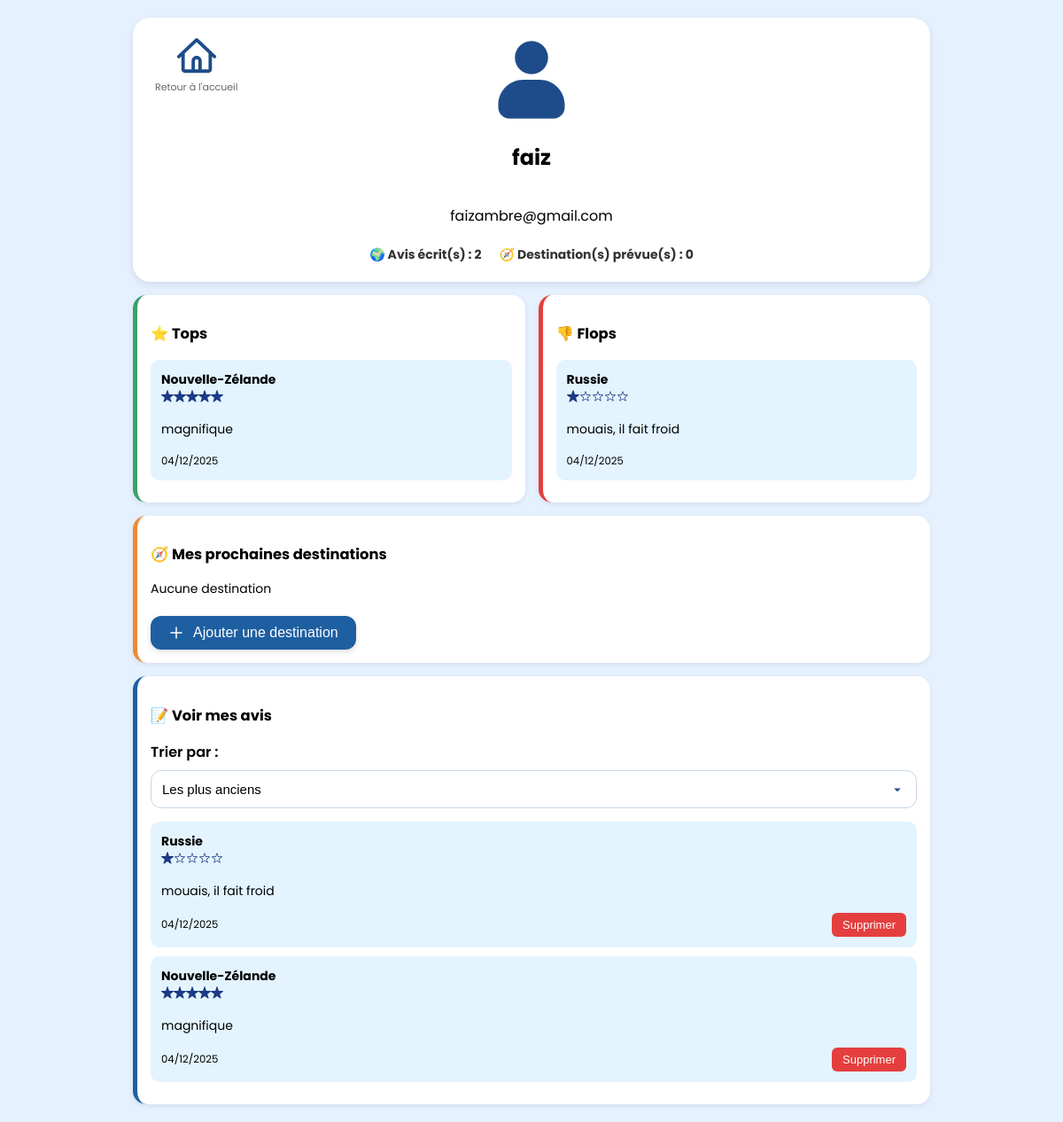
The app's page /profil.php (signed in) with its own data.
### tables this page shows
CREATE TABLE `utilisateur` (
  `id_utilisateur` int(11) NOT NULL,
  `email` varchar(255) NOT NULL,
  `mot_de_passe` varchar(255) NOT NULL,
  `nom` varchar(255) DEFAULT NULL
);

CREATE TABLE `avis` (
  `id_avis` int(11) NOT NULL,
  `id_utilisateur` int(11) NOT NULL,
  `code_pays` varchar(3) NOT NULL,
  `commentaire` text NOT NULL,
  `note` int(11) DEFAULT NULL,
  `date_avis` datetime DEFAULT CURRENT_TIMESTAMP
);

CREATE TABLE `pays` (
  `id_pays` int(11) NOT NULL,
  `nom_pays` varchar(100) DEFAULT NULL,
  `continent` varchar(50) DEFAULT NULL,
  `code_iso` varchar(10) DEFAULT NULL,
  `description` text,
  `rang_bonheur` int(11) DEFAULT NULL
);

### profil.php (the view, shortened to what this page needs)
<?php
try {
    $pdo = new PDO(
        "mysql:host=localhost;dbname=happytrip;charset=utf8mb4",
        "root", "root",
        [PDO::ATTR_ERRMODE => PDO::ERRMODE_EXCEPTION, PDO::ATTR_DEFAULT_FETCH_MODE => PDO::FETCH_ASSOC]
    );
    $pdo->exec("SET NAMES utf8mb4");
} catch (PDOException $e) {
    die("Erreur de connexion : " . $e->getMessage());
}
function afficherEtoiles($note) {
    $html = "";
    for ($i = 1; $i <= 5; $i++) {
        $html .= '<img src="images/' . ($i <= $note ? "etoile_remplie" : "etoile_vide") . '.svg" class="etoile">';
    }
    return $html;
}
$user = $pdo->prepare("SELECT id_utilisateur, nom, email FROM utilisateur WHERE id_utilisateur = ?");
$user->execute([$_SESSION['id_utilisateur']]);
$user = $user->fetch();
$tops = $pdo->prepare("SELECT p.nom_pays, a.commentaire, a.note, a.date_avis
    FROM avis a
    JOIN pays p ON p.code_iso = a.code_pays
    WHERE a.id_utilisateur = ? AND a.note >= 4
    ORDER BY a.note DESC, a.date_avis DESC LIMIT 3");
$tops->execute([$_SESSION['id_utilisateur']]);
$tops = $tops->fetchAll();
$flops = $pdo->prepare("SELECT p.nom_pays, a.commentaire, a.note, a.date_avis
    FROM avis a
    JOIN pays p ON p.code_iso = a.code_pays
    WHERE a.id_utilisateur = ? AND a.note <= 2
    ORDER BY a.note ASC, a.date_avis DESC LIMIT 3");
$flops->execute([$_SESSION['id_utilisateur']]);
$flops = $flops->fetchAll();
$destinations = $pdo->prepare("
    SELECT d.*, p.nom_pays
    FROM destinations d
    JOIN pays p ON p.code_iso = d.code_pays
    WHERE d.id_utilisateur = ?
    ORDER BY d.date_creation DESC
");
$destinations->execute([$_SESSION['id_utilisateur']]);
$destinations = $destinations->fetchAll();
$nbDestinations = count($destinations);
$nbPaysVisit = $pdo->prepare("SELECT COUNT(DISTINCT code_pays) FROM avis WHERE id_utilisateur = ?");
$nbPaysVisit->execute([$_SESSION['id_utilisateur']]);
$nbPaysVisit = $nbPaysVisit->fetchColumn();
$allAvis = $pdo->prepare("
    SELECT p.nom_pays, a.code_pays, a.commentaire, a.note, a.date_avis
    FROM avis a
    JOIN pays p ON p.code_iso = a.code_pays
    WHERE a.id_utilisateur = ?
    ORDER BY a.date_avis DESC
");
$allAvis->execute([$_SESSION['id_utilisateur']]);
$allAvis = $allAvis->fetchAll();
?>
<!DOCTYPE html>
<html lang="fr">
<head>
</head>
<body>
<div class="container">
<div class="profile-header">
    <a href="index1.php" class="home-inside">
        <img src="images/home.svg" alt="Accueil">
        <span class="home-text">Retour à l'accueil</span>
    </a>
    <div class="avatar"></div>
    <h2><?= htmlspecialchars($user['nom']) ?></h2>
    <p><?= htmlspecialchars($user['email']) ?></p>
    <div class="stats">
        <span><strong>🌍 Avis écrit(s) : <?= $nbPaysVisit ?></strong></span>
        <span><strong>🧭 Destination(s) prévue(s) : <?= $nbDestinations ?></strong></span>
    </div>
</div>
<div class="sections">
<div class="section section-green">
    <h3>⭐ Tops</h3>
    <?php if(!$tops): ?><p>Aucun avis</p>
    <?php else: foreach($tops as $t): ?>
        <div class="avis-item">
            <strong><?= $t['nom_pays'] ?></strong><br>
            <?= afficherEtoiles($t['note']) ?>
            <p><?= nl2br(htmlspecialchars($t['commentaire'])) ?></p>
            <small><?= date("d/m/Y", strtotime($t['date_avis'])) ?></small>
        </div>
    <?php endforeach; endif; ?>
</div>
<div class="section section-red">
    <h3>👎 Flops</h3>
    <?php if(!$flops): ?><p>Aucun avis</p>
    <?php else: foreach($flops as $f): ?>
        <div class="avis-item">
            <strong><?= $f['nom_pays'] ?></strong><br>
            <?= afficherEtoiles($f['note']) ?>
            <p><?= nl2br(htmlspecialchars($f['commentaire'])) ?></p>
            <small><?= date("d/m/Y", strtotime($f['date_avis'])) ?></small>
        </div>
    <?php endforeach; endif; ?>
</div>
<div class="section section-orange" style="grid-column:span 2;">
    <h3>🧭 Mes prochaines destinations</h3>
    <?php if(!$destinations): ?>
        <p>Aucune destination</p>
    <?php else: foreach($destinations as $d): ?>
        <div class="dest-card">
            <strong style="font-size: 20px;"><?= $d['nom_pays'] ?></strong>
            <?php if($d['villes']): ?>
                <div class="dest-row">
                    <span class="emoji">🌆 </span>
                    <span><strong>Villes/Lieux:</strong>
                        <?= htmlspecialchars($d['villes']) ?></span>
                </div>
                <?php endif; ?>
            <?php
            if (!empty($d['date_depart']) && !empty($d['date_retour'])): ?>
                <div class="dest-row">
                    <span class="emoji">📅</span>
                    <span><strong>Dates :</strong>
                        Du <?= date("d/m/Y", strtotime($d['date_depart'])) ?>
                        au <?= date("d/m/Y", strtotime($d['date_retour'])) ?>
                    </span>
                </div>
            <?php
            elseif (!empty($d['date_depart'])): ?>
                <div class="dest-row">
                    <span class="emoji">📅</span>
                    <span><strong>Date :</strong>
                        Le <?= date("d/m/Y", strtotime($d['date_depart'])) ?>
                    </span>
                </div>
            <?php
            elseif (!empty($d['date_depart_approx'])): ?>
                <div class="dest-row">
                    <span class="emoji">📅</span>
                    <span><strong>Date :</strong>
                        <?= htmlspecialchars($d['date_depart_approx']) ?>
                    </span>
                </div>
            <?php endif; ?>
            <?php if($d['activites']): ?>
                <div class="dest-row">
                    <span class="emoji">🗺️ </span>
                    <span><strong> Activités: </strong>
                        <?= nl2br(htmlspecialchars($d['activites'])) ?></span>
                </div>
                <?php endif; ?>
            <?php if($d['budget']): ?>
                <div class="dest-row">
                    <span class="emoji">💰 </span>
                    <span><strong> Budget :</strong>
                        <?= nl2br(htmlspecialchars($d['budget'])) ?></span>
                </div>
                <?php endif; ?>
            <?php if($d['accompagnement']): ?>
                <div class="dest-row">
                    <span class="emoji">🧳 </span>
                    <span><strong> Avec qui : </strong>
                        <?= nl2br(htmlspecialchars($d['accompagnement'])) ?></span>
                </div>
                <?php endif; ?>
            <?php if($d['hebergement']): ?>
                <div class="dest-row">
                    <span class="emoji">🏠 </span>
                    <span><strong> Logement :</strong>
                        <?= nl2br(htmlspecialchars($d['hebergement'])) ?></span>
                </div>
                <?php endif; ?>
            <div class="dest-actions">
                <a href="ajouter_destination.php?id_destination=<?= $d['id_destination'] ?>">
                    <button class="btn btn-edit">Modifier</button>
                </a>
                <form action="supprimer_destination.php" method="POST" onsubmit="return confirm('Supprimer cette destination ?')">
                    <input type="hidden" name="id_destination" value="<?= $d['id_destination'] ?>">
                    <button class="btn btn-delete-destination">Supprimer</button>
                </form>
                <button class="btn btn-complete" onclick="ouvrirPopupAvis('<?= $d['code_pays'] ?>','<?= $d['nom_pays'] ?>')">
                    ✓ Voyage effectué
                </button>
            </div>
        </div>
    <?php endforeach; endif; ?>
    <div style="text-align:center; margin-top:20px;">
        <a href="ajouter_destination.php" class="btn-add-link">
            <button class="btn-add">
                <img src="images/plus_blanc.svg" width="18">
                Ajouter une destination
            </button>
        </a>
    </div>
</div>
<div class="section section-blue" style="grid-column:span 2;">
    <h3>📝 Voir mes avis</h3>
    <label>Trier par :</label>
    <select id="sortAvis" class="sort-select">
        <option value="date_desc">Les plus anciens</option>
    </select>
    <div id="avisList">
        <?php if(!$allAvis): ?>
            <p>Aucun avis enregistré</p>
        <?php else:
            $count = 0;
            foreach($allAvis as $a):
                $count++;
                $hidden = $count > 3 ? "hidden-avis" : "";
        ?>
            <div class="avis-item <?= $hidden ?>" data-date="<?= strtotime($a['date_avis']) ?>" data-note="<?= $a['note'] ?>">
                <strong><?= $a['nom_pays'] ?></strong><br>
                <?= afficherEtoiles($a['note']) ?>
                <p><?= nl2br(htmlspecialchars($a['commentaire'])) ?></p>
                <div class="avis-footer">
                    <small><?= date("d/m/Y", strtotime($a['date_avis'])) ?></small>
                    <button class="btn btn-delete-avis" data-pays="<?= $a['code_pays'] ?>">Supprimer</button>
                </div>
            </div>
        <?php endforeach; endif; ?>
    </div>
</div>
</div>
</div>
</body>
</html>

### profil.php (style rules this page uses)
body { font-family:'Poppins',sans-serif; background:#E6F1FF; margin:0; padding:20px; display:flex; justify-content:center; }
.container { width:900px; display:flex; flex-direction:column; gap:15px; }
.profile-header { background:white; padding:20px; text-align:center; border-radius:20px; box-shadow:0 3px 8px rgba(0,0,0,0.1); display:flex; flex-direction:column; align-items:center; position: relative; }
.avatar { width:100px; height:100px; background:#1E4C8A; mask:url('images/avatar_noir.svg') center/cover no-repeat; }
.stats { display:flex; justify-content:center; gap:20px; font-size:14px; color:#333; margin-top:5px; }
.sections { display:grid; grid-template-columns:1fr 1fr; gap:15px; }
.section { background:white; padding:15px; border-radius:15px; box-shadow:0 2px 6px rgba(0,0,0,0.08); font-size:14px; }
.section-green { border-left:5px solid #38A169; }
.section-red { border-left:5px solid #E53E3E; }
.section-orange { border-left:5px solid #ED8936; }
.section-blue { border-left:5px solid #1E5FA1; }
.etoile { width:14px; }
.avis-item { background:#e3f4ff; border-radius:10px; padding:12px; margin-bottom:10px; }
.avis-footer { display:flex; justify-content:space-between; margin-top:8px; align-items:center; }
.btn { padding:6px 12px; border:none; border-radius:6px; cursor:pointer; color:white; font-size:13px; transition:0.2s; }
.btn-delete, .btn-delete-avis, .btn-delete-destination { background:#E53E3E; }
.btn-add-link { text-decoration:none; }
.btn-add { background:#1E5FA1; color:white; padding:10px 20px; border-radius:12px; font-size:16px; display:flex; align-items:center; gap:10px; border:none; cursor:pointer; box-shadow:0 2px 6px rgba(0,0,0,0.15); }
.sort-select { margin-bottom:15px; padding:12px; border-radius:12px; border:1px solid #c9d7e8; font-size:15px; }
select { width:100%; padding:12px; margin-top:8px; border-radius:12px; border:1px solid #c9d7e8; background:white; font-size:15px; appearance:none; -webkit-appearance:none; -moz-appearance:none; background-repeat:no-repeat; background-position:right 12px center; background-size:18px; transition:0.2s ease; }
.btn-delete-avis { appearance:none; -webkit-appearance:none; -moz-appearance:none; box-shadow:none !important; border:none; }
label { font-weight: 600; font-size: 16px; margin-top: 15px; display: block; }
.home-inside { position: absolute; top: 20px; left: 25px; z-index: 5; text-decoration: none; display: flex; flex-direction: column; align-items: center; }
.home-text { font-size: 11px; color: #666; margin-top: 4px; pointer-events: none; }
.home-inside img { width:46px; height: 46px; cursor: pointer; transition: 0.2s; }

### records on screen
utilisateur: nom "faiz", email "faizambre@gmail.com"
avis: pays.nom_pays "Nouvelle-Zélande", commentaire "magnifique", date_avis "04/12/2025"
avis: pays.nom_pays "Russie", commentaire "mouais, il fait froid", date_avis "04/12/2025"

### other values on screen
$nbPaysVisit "2"
$nbDestinations "0"
